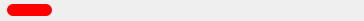
<?xml version="1.0" encoding="UTF-8"?>
<ui version="4.0">
 <class>UsageProgressBar</class>
 <widget class="QWidget" name="UsageProgressBar">
  <property name="geometry">
   <rect>
    <x>0</x>
    <y>0</y>
    <width>364</width>
    <height>21</height>
   </rect>
  </property>
  <property name="windowTitle">
   <string/>
  </property>
  <property name="styleSheet">
   <string notr="true">#wProgress
{
	background-color: red;
	border-radius: 6px;
	margin-left: 5px;
}</string>
  </property>
  <widget class="QWidget" name="wProgress" native="true">
   <property name="geometry">
    <rect>
     <x>2</x>
     <y>4</y>
     <width>50</width>
     <height>12</height>
    </rect>
   </property>
   <property name="minimumSize">
    <size>
     <width>0</width>
     <height>12</height>
    </size>
   </property>
   <property name="maximumSize">
    <size>
     <width>16777215</width>
     <height>12</height>
    </size>
   </property>
  </widget>
  <widget class="QLabel" name="lProgress">
   <property name="geometry">
    <rect>
     <x>2</x>
     <y>0</y>
     <width>362</width>
     <height>21</height>
    </rect>
   </property>
   <property name="text">
    <string/>
   </property>
   <property name="pixmap">
    <pixmap>://images/usageProgress.png</pixmap>
   </property>
  </widget>
 </widget>
 <resources/>
 <connections/>
</ui>
